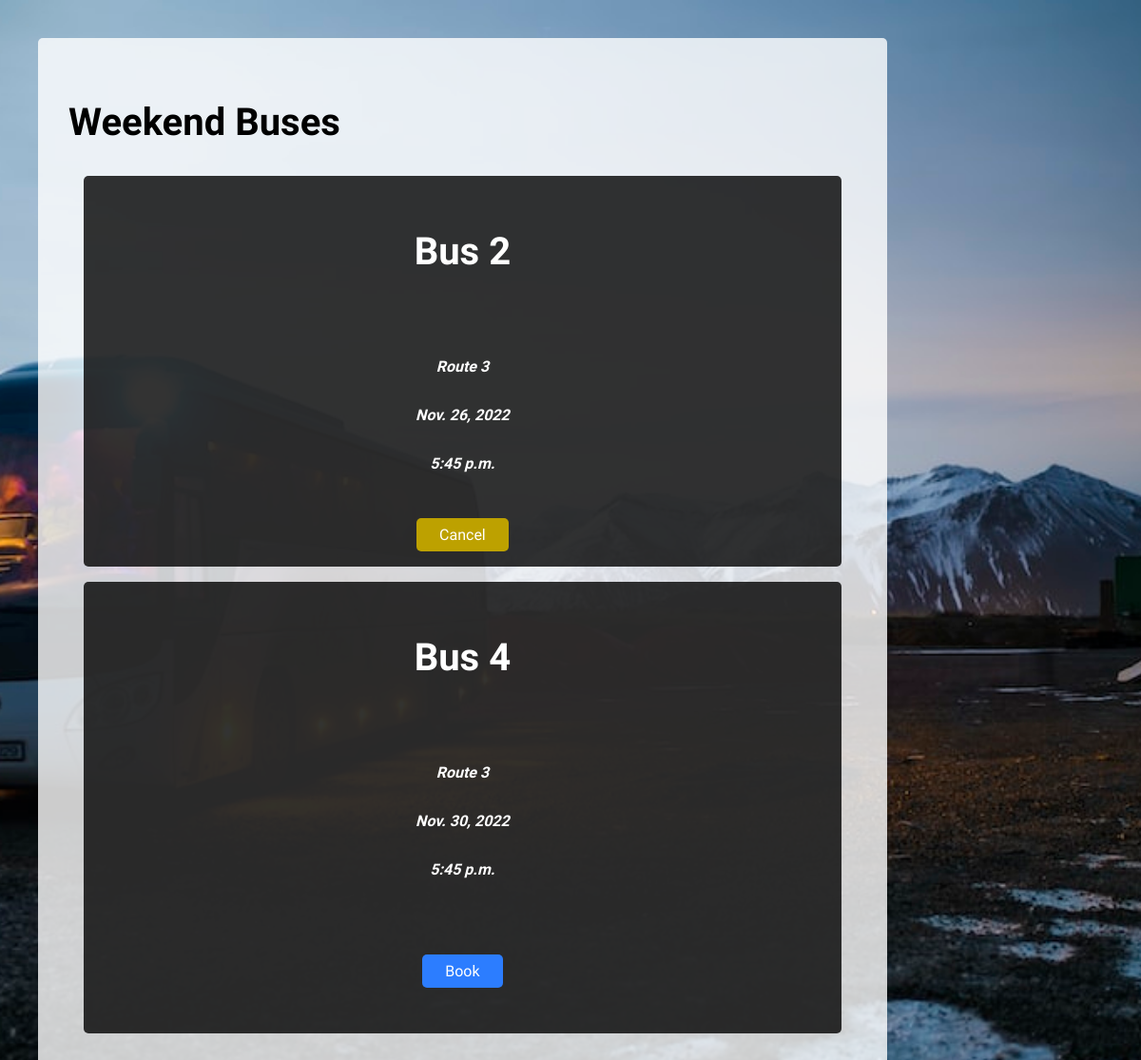
/bookings (signed in), run on the app's committed database.
### tracker/models.py (models this page shows, shortened)
class Bookings(models.Model):
    users = models.ManyToManyField(User, limit_choices_to={'user_type': 'hos'}, related_name="bookings", blank=True, null=True)
    bus = models.ForeignKey(Bus, on_delete=models.CASCADE, related_name="bookings")
    date = models.DateField()
    time = models.TimeField(default='00:00:00')
    route = models.ForeignKey(Route, on_delete=models.CASCADE, related_name="bookings")
    bus_capacity = models.IntegerField(validators=[MinValueValidator(1), MaxValueValidator(60)], default=60)

class Bus(models.Model):
    bus_no = models.IntegerField(primary_key=True)
    bus_route = models.ForeignKey(Route, on_delete=models.CASCADE, related_name="buses")
    capacity = models.IntegerField(validators=[MinValueValidator(1), MaxValueValidator(60)], default=60)
    def __str__(self):
        return f"Bus {self.bus_no}"

class Route(models.Model):
    route_no = models.IntegerField(primary_key=True)
    waypoints = models.ManyToManyField(Stops, related_name="routes")
    start_stop = models.ForeignKey(Stops, on_delete=models.CASCADE, related_name="start_stop", null=False)
    def __str__(self):
        return f"Route {self.route_no}"

### tracker/views.py (the view)
# urls.py: path('bookings', views.bookings, name="bookings"),
@login_required(login_url='login')
def bookings(request):
    slots = Bookings.objects.all()
    slots_list = [{"slot": slot, "users": []} for slot in slots]
    for i in range(len(slots)):
        for user in slots[i].users.all():
            slots_list[i]["users"].append(user.username)
    return render(request, 'tracker/bookings.html', {'slots': slots_list})

### tracker/templates/tracker/bookings.html (shortened to what this page needs)
{% extends 'tracker/base.html' %}
{% block content %}
    <div class="announcements-container">
        <h2 class="display-2h">Weekend Buses</h2>
        <div class="bus-info-container">
            {% if slots %}
                {% for slot in slots %}
                    <div class="bus-info">
                        <div class="bus-info-left">
                            <h3 class="display-2h">{{ slot.slot.bus }}</h3>
                        </div>
                        <div class="bus-info-mid">
                            <p class="display-1">{{ slot.slot.route }}</p>
                            <p class="display-1">{{ slot.slot.date }}</p>
                            <p class="display-1">{{ slot.slot.time }}</p>
                        </div>
                        {% if user.user_type != 'inc' %}
                            {% if user.username not in slot.users %}
                                <div class="bus-info-right">
                                    <a href="{% url 'bookbus' slot.slot.id user.id %}"><button class="btn submit-btn announcement-btn">Book</button></a>
                                </div>
                            {% else %}
                                <div class="bus-info-right">
                                    <a href="{% url 'cancelbus' slot.slot.id user.id %}"><button class="btn cancel-btn announcement-btn">Cancel</button></a>
                                </div>
                            {% endif %}
                        {% endif %}
                    </div>
                {% endfor %}
            {% else %}
                <h2>No available buses</h2>
            {% endif %}
        </div>
    </div>
{% endblock %}

### tracker/templates/tracker/base.html (shortened to what this page needs)
{% load static %}
<!DOCTYPE html>
<html lang="en">
<head>
    <link href='https://unpkg.com/boxicons@2.1.4/css/boxicons.min.css' rel='stylesheet'>
    <link rel="stylesheet" href="{% static 'style.css' %}">
</head>
<body>
    <div class="main-container">
        {% block content %}
        {% endblock %}
    </div>
</body>
</html>

### tracker/static/style.css (style rules this page uses)
* { font-family: 'Open Sans'; }
body { background-image: url('./imgs/bus.jpg'); background-repeat: no-repeat; background-size: cover; background-position: center; background-attachment: fixed; }
.main-container { display: flex; }
.announcements-container { margin: 2rem; background-color: rgba(255,255,255,0.8); padding: 2rem; color: black; border-radius:5px; min-height: 70vh; width: 100%; }
.btn { border: none; outline: none; padding-inline:1.5rem; padding-block: 0.5rem; border-radius: 5px; font-size: 1rem; }
.submit-btn { background-color:rgb(44, 125, 255); color: white; }
.btn.submit-btn.announcement-btn { margin-block: 2rem; }
.display-1 { font-size: 1rem; }
.display-2h { font-size: 2.5rem; }
.bus-info { background-color: rgba(0,0,0,0.8); padding: 1rem; border-radius: 5px; display: flex; color: white; justify-content: space-between; gap: 2rem; margin: 1rem; }
.bus-info-left, .bus-info-right,.bus-info-mid { display: flex; flex-direction: column; justify-content: center; align-items: center; margin-inline: 1rem; }
.bus-info-mid { font-style: italic; font-weight: 600; }
.cancel-btn { background-color: rgb(189, 161, 0); color: white; }
@media (max-width: 1300px) { .bus-info { flex-direction: column; } }
@media (max-width: 1300px) { .main-container { flex-direction: column; } }
@media (max-width: 1300px) { .announcements-container { width: 70%; } }

### data on the page
Bookings: slot.bus "Bus 2", slot.route "Route 3", slot "Nov. 26, 2022", slot.time "5:45 p.m.", shows "Cancel"
Bookings: slot.bus "Bus 4", slot.route "Route 3", slot "Nov. 30, 2022", slot.time "5:45 p.m.", shows "Book"
